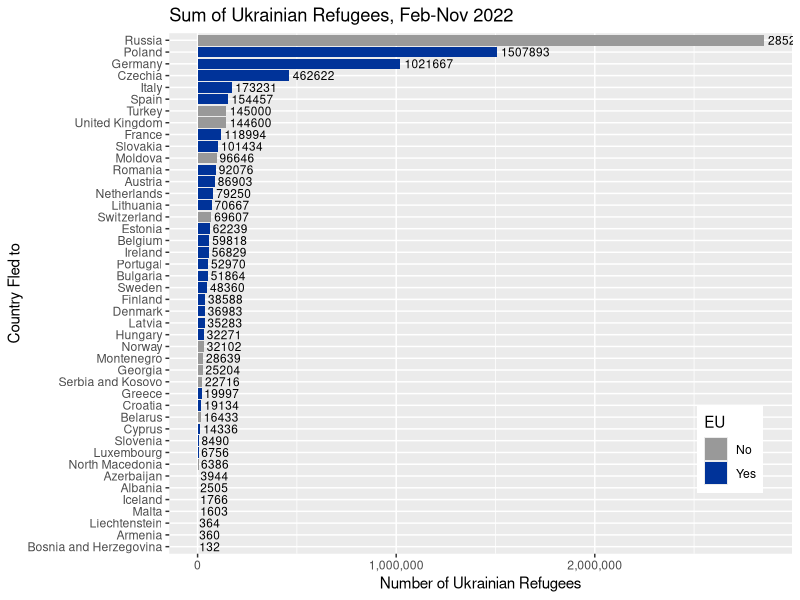

Reproduce this figure in R.

library(tidyverse)
library(scales)
eu = "Austria, Belgium, Bulgaria, Croatia, Cyprus, Czechia, Denmark,
Estonia, Finland, France, Germany, Greece, Hungary, Ireland, Italy, Latvia, 
Lithuania, Luxembourg, Malta, Netherlands, Poland, Portugal, Romania, Slovakia,
Slovenia, Spain, Sweden" %>%
  str_split(',') %>% unlist() %>% str_squish()
df = read_csv('Ukrainian_refugees.csv')
df$eu = ifelse(df$Country %in% eu,'Yes', "No")
df$color = ifelse(df$Country %in% eu,'#003399', "#999999")

df %>% 
  ggplot(aes(
    x = `Number of Ukrainian Refugees`,
    y = Country %>% reorder(df$`Number of Ukrainian Refugees`),
    fill = eu,
  )) + geom_col() +
  geom_text(aes(label = df$`Number of Ukrainian Refugees`),
            position=position_dodge(width=0.9), hjust=-0.08, size = 3)+
  scale_fill_manual(values = df$color) +
  scale_x_continuous(labels = label_comma())+
  theme(legend.position = c(0.9, 0.2)) +
  labs(title = 'Sum of Ukrainian Refugees, Feb-Nov 2022',
       y = 'Country Fled to',fill = 'EU')
  







